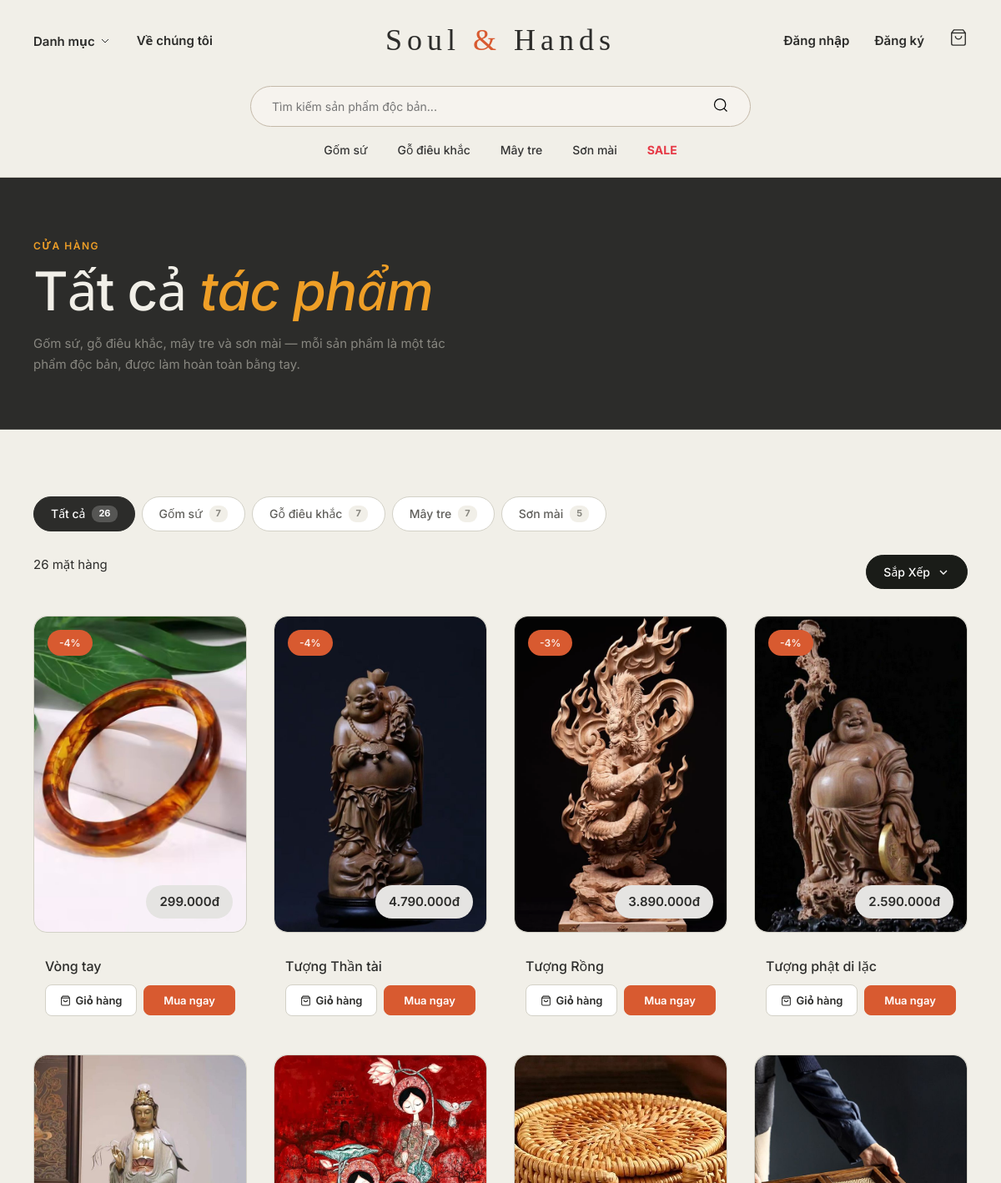
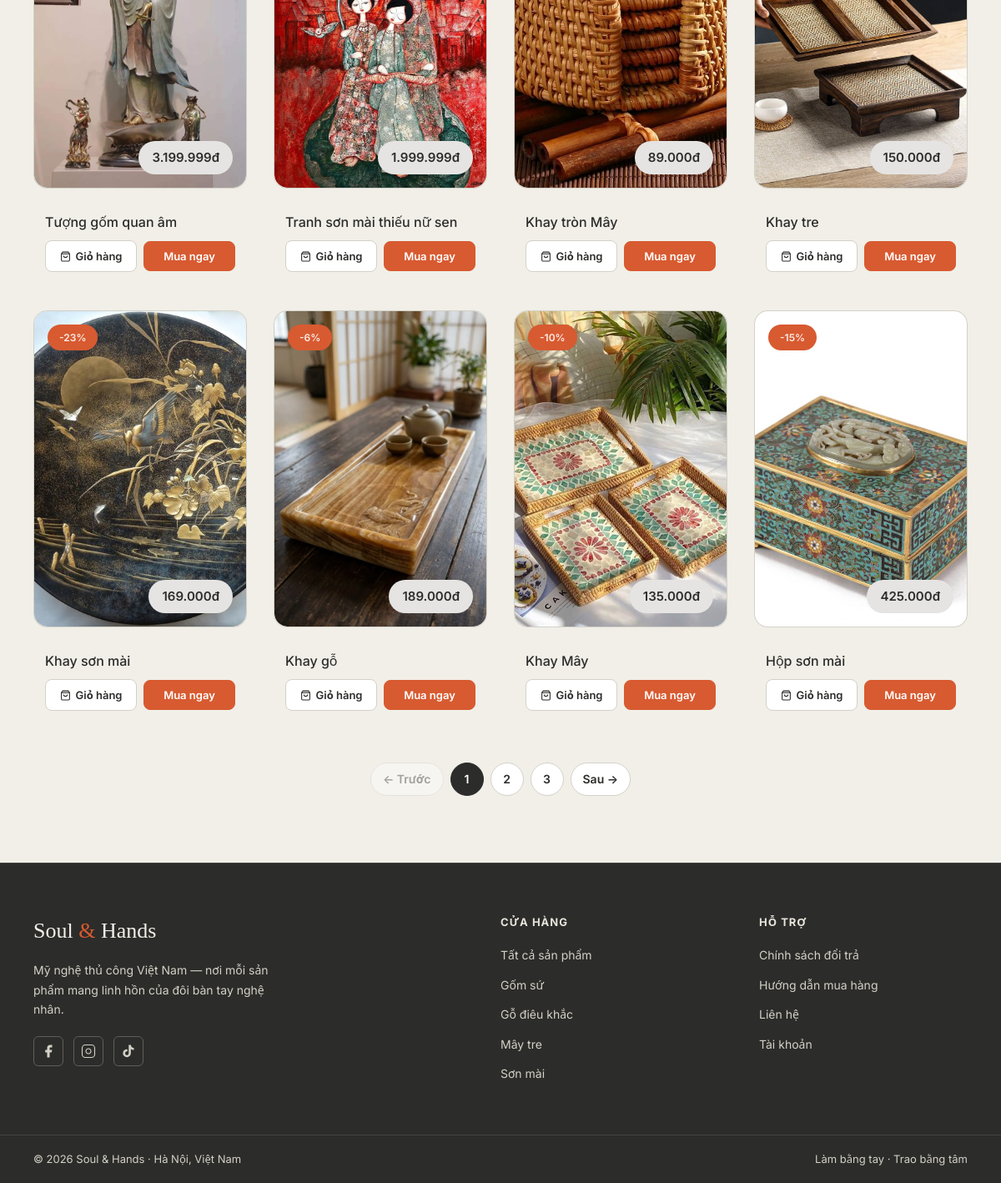
The page /shop.php on the database its author committed (2 pictures, top to bottom).
### tables this page shows
CREATE TABLE `categories` (
  `id` int(10) UNSIGNED NOT NULL,
  `name` varchar(100) NOT NULL,
  `slug` varchar(100) NOT NULL
);

CREATE TABLE `products` (
  `id` int(10) UNSIGNED NOT NULL,
  `name` varchar(200) NOT NULL,
  `category_id` int(10) UNSIGNED NOT NULL,
  `price` decimal(12,0) NOT NULL DEFAULT 0,
  `old_price` decimal(12,0) DEFAULT NULL,
  `badge` varchar(30) DEFAULT NULL,
  `image_url` varchar(500) DEFAULT NULL,
  `description` text DEFAULT NULL,
  `style` varchar(50) DEFAULT NULL,
  `color` varchar(50) DEFAULT NULL,
  `sub_type` varchar(50) DEFAULT NULL,
  `image_class` varchar(30) DEFAULT NULL,
  `created_at` timestamp NOT NULL DEFAULT current_timestamp()
);

### includes/product-card.php (the view, shortened to what this page needs)
<?php
if (!function_exists('render_product_card')) {
    function render_product_card(array $p, array $opts = []) {
        $id       = (int)$p['id'];
        $name     = (string)$p['name'];
        $image    = (string)($p['image_url'] ?? '');
        $badge    = (string)($p['badge'] ?? '');
        $is_sale  = !empty($opts['sale']);
        $name_html = $opts['name_html'] ?? htmlspecialchars($name);
        $data_attrs = 'data-id="' . $id . '"'
            . ' data-name="' . htmlspecialchars($name, ENT_QUOTES) . '"'
            . ' data-price="' . (int)$p['price'] . '"'
            . ' data-image="' . htmlspecialchars($image, ENT_QUOTES) . '"';
        ?>
        <div class="product-card">
            <div class="product-img" onclick="location.href='product.php?id=<?= $id ?>'">
                <?php if ($image !== ''): ?>
                    <img src="<?= htmlspecialchars($image) ?>" alt="<?= htmlspecialchars($name) ?>" class="real-product-img">
                <?php else: ?>
                    <div class="fallback-img <?= htmlspecialchars((string)($p['image_class'] ?? '')) ?>"></div>
                <?php endif; ?>
                <?php if ($badge !== ''): ?>
                    <div class="product-badge <?= $is_sale ? 'sale-badge' : ($badge === 'Mới' ? 'new-badge' : '') ?>">
                        <?= htmlspecialchars($badge) ?>
                    </div>
                <?php endif; ?>
                <div class="price-floating-badge"><?= number_format($p['price'], 0, ',', '.') ?>đ</div>
            </div>
            <div class="product-body">
                <h3 class="product-name" onclick="location.href='product.php?id=<?= $id ?>'"><?= $name_html ?></h3>
                <div class="product-actions">
                    <button class="btn-add-cart" <?= $data_attrs ?>>
                        <svg width="13" height="13" viewBox="0 0 24 24" fill="none" stroke="currentColor" stroke-width="2"><path d="M6 2 3 6v14a2 2 0 0 0 2 2h14a2 2 0 0 0 2-2V6l-3-4z"/><line x1="3" y1="6" x2="21" y2="6"/><path d="M16 10a4 4 0 0 1-8 0"/></svg>
                        Giỏ hàng
                    </button>
                    <button class="btn-buy-now" <?= $data_attrs ?>>Mua ngay</button>
                </div>
            </div>
        </div>
        <?php
    }
}

### shop.php (shortened to what this page needs)
<?php
require_once 'config/database.php';
require_once 'includes/product-card.php';
$per_page = 12;
$categories = $conn->query("SELECT id, name, slug FROM categories ORDER BY id ASC")
                   ->fetch_all(MYSQLI_ASSOC);
$cat_counts = [];
$total_all  = 0;
$res = $conn->query("SELECT category_id, COUNT(*) AS cnt FROM products GROUP BY category_id");
while ($r = $res->fetch_assoc()) {
    $cat_counts[(int)$r['category_id']] = (int)$r['cnt'];
    $total_all += (int)$r['cnt'];
}
$cat_slug   = $_GET['cat'] ?? '';
$active_cat = null;
if (!$active_cat) $cat_slug = '';
$sort_map = [
    'popular'    => 'p.id DESC',
    'price_asc'  => 'p.price ASC',
    'price_desc' => 'p.price DESC',
    'newest'     => 'p.created_at DESC',
];
$sort_labels = [
    'popular'    => 'Sắp Xếp',
    'price_asc'  => 'Giá: Từ Thấp Đến Cao',
    'price_desc' => 'Giá: Từ Cao Đến Thấp',
    'newest'     => 'Hàng Mới Về',
];
$sort = $_GET['sort'] ?? 'popular';
$order_by      = $sort_map[$sort];
$current_label = $sort_labels[$sort];
$page = max(1, (int)($_GET['page'] ?? 1));
$total_items = $active_cat ? ($cat_counts[(int)$active_cat['id']] ?? 0) : $total_all;
$total_pages = max(1, (int)ceil($total_items / $per_page));
$offset = ($page - 1) * $per_page;
if ($active_cat) {
    $stmt = $conn->prepare("
        SELECT p.*, c.name AS category_name
        FROM products p
        JOIN categories c ON p.category_id = c.id
        WHERE p.category_id = ?
        ORDER BY $order_by
        LIMIT $per_page OFFSET $offset
    ");
    $stmt->bind_param('i', $active_cat['id']);
} else {
    $stmt = $conn->prepare("
        SELECT p.*, c.name AS category_name
        FROM products p
        JOIN categories c ON p.category_id = c.id
        ORDER BY $order_by
        LIMIT $per_page OFFSET $offset
    ");
}
$stmt->execute();
$products = $stmt->get_result()->fetch_all(MYSQLI_ASSOC);
function shop_url($cat = '', $sort = 'popular', $page = 1) {
    $p = [];
    if ($cat !== '')         $p['cat']  = $cat;
    if ($sort !== 'popular') $p['sort'] = $sort;
    if ($page > 1)           $p['page'] = $page;
    return 'shop.php' . ($p ? '?' . http_build_query($p) : '');
}
include 'includes/header.php';
?>
<main class="category-page">
    <section class="shop-hero">
        <div class="shop-hero-inner">
            <div class="section-eyebrow light">Cửa hàng</div>
            <h1 class="shop-hero-title"><?= $active_cat ? htmlspecialchars($active_cat['name']) : 'Tất cả <em>tác phẩm</em>' ?></h1>
            <p class="shop-hero-sub">
                Gốm sứ, gỗ điêu khắc, mây tre và sơn mài — mỗi sản phẩm là một tác phẩm độc bản, được làm hoàn toàn bằng tay.
            </p>
        </div>
    </section>
    <section class="products-section shop-grid-wrap">
        <div class="shop-cats">
            <a href="<?= htmlspecialchars(shop_url('', $sort)) ?>" class="shop-cat <?= $cat_slug === '' ? 'active' : '' ?>">
                Tất cả <span class="shop-cat-count"><?= $total_all ?></span>
            </a>
            <?php foreach ($categories as $c): ?>
            <a href="<?= htmlspecialchars(shop_url($c['slug'], $sort)) ?>" class="shop-cat <?= $cat_slug === $c['slug'] ? 'active' : '' ?>">
                <?= htmlspecialchars($c['name']) ?>
                <span class="shop-cat-count"><?= $cat_counts[(int)$c['id']] ?? 0 ?></span>
            </a>
            <?php endforeach; ?>
        </div>
        <div class="products-toolbar">
            <div class="toolbar-left">
                <span class="item-count"><?= $total_items ?> mặt hàng</span>
            </div>
            <div class="toolbar-right">
                <div class="sort-dropdown-wrapper">
                    <button class="toolbar-btn btn-sort" id="sort-btn">
                        <?= htmlspecialchars($current_label) ?>
                        <svg width="16" height="16" viewBox="0 0 24 24" fill="none" stroke="currentColor" stroke-width="2"><path d="m6 9 6 6 6-6"/></svg>
                    </button>
                </div>
            </div>
        </div>
        <div class="products-grid">
            <?php if (!empty($products)): ?>
                <?php foreach ($products as $row) render_product_card($row); ?>
            <?php endif; ?>
        </div>
        <?php if ($total_pages > 1): ?>
        <nav class="shop-pagination" aria-label="Phân trang">
            <a href="<?= htmlspecialchars(shop_url($cat_slug, $sort, $page - 1)) ?>"
               class="shop-page-link <?= $page <= 1 ? 'disabled' : '' ?>">← Trước</a>
            <?php for ($i = 1; $i <= $total_pages; $i++): ?>
            <a href="<?= htmlspecialchars(shop_url($cat_slug, $sort, $i)) ?>"
               class="shop-page-link <?= $i === $page ? 'active' : '' ?>"><?= $i ?></a>
            <?php endfor; ?>
            <a href="<?= htmlspecialchars(shop_url($cat_slug, $sort, $page + 1)) ?>"
               class="shop-page-link <?= $page >= $total_pages ? 'disabled' : '' ?>">Sau →</a>
        </nav>
        <?php endif; ?>
    </section>
</main>
<?php include 'includes/footer.php'; ?>

### assets/css/style.css (style rules this page uses)
:root { --ink: #2C2C2A; --ink2: #5F5E5A; --ink3: #888780; --cream: #F1EFE8; --cream2: #D3D1C7; --cream3: #E8E5DC; --rust: #D85A30; --rust-dark: #993C1D; --amber: #EF9F27; --page: #F1EFE8; --font-display: 'Inter', system-ui, -apple-system, 'Segoe UI', Roboto, sans-serif; --font-menu: 'Inter', system-ui, -apple-system, 'Segoe UI', Roboto, sans-serif; --font-body: 'Inter', system-ui, -apple-system, 'Segoe UI', Roboto, sans-serif; --font-mono: 'Inter', system-ui, -apple-system, 'Segoe UI', Roboto, sans-serif; --font-brand: 'Cormorant Garamond', Georgia, 'Times New Roman', serif; --max-w: 1200px; }
*, *::before, *::after { box-sizing: border-box; margin: 0; padding: 0; }
body { font-family: var(--font-body); background: var(--page); color: var(--ink); line-height: 1.6; overflow-x: hidden; min-width: 1024px; -webkit-font-smoothing: antialiased; }
a { text-decoration: none; color: inherit; }
button { font-family: var(--font-body); cursor: pointer; }
.section-eyebrow { font-family: var(--font-body); font-size: 12px; font-weight: 600; letter-spacing: 1.5px; color: var(--rust); text-transform: uppercase; margin-bottom: 10px; }
.section-eyebrow.light { color: var(--amber); }
.products-section { max-width: 1440px; margin: 0 auto; padding: 80px 40px; }
.products-grid { display: grid; grid-template-columns: repeat(4, 1fr); gap: 32px; }
.product-card { background: transparent; border: none; cursor: default; position: relative; }
.product-card .product-img { cursor: pointer; }
.product-img { height: 380px; display: flex; align-items: center; justify-content: center; font-size: 80px; position: relative; transition: 0.3s ease; border: 1px solid var(--cream2); border-radius: 16px; margin-bottom: 16px; overflow: hidden; }
.real-product-img { width: 100%; height: 100%; object-fit: cover; border-radius: 16px; display: block; }
.product-badge { position: absolute; top: 16px; left: 16px; background: var(--rust); color: #FAECE7; font-size: 12px; font-weight: 600; padding: 6px 14px; border-radius: 20px; font-family: var(--font-menu); }
.price-floating-badge { position: absolute; bottom: 16px; right: 16px; background: #E5E4E2; color: var(--ink); font-family: var(--font-menu); font-size: 15px; font-weight: 600; padding: 8px 16px; border-radius: 30px; }
.product-name { font-family: var(--font-menu); font-size: 16px; font-weight: 500; color: var(--ink); line-height: 1.5; cursor: pointer; transition: color 0.2s; }
.product-body { padding: 12px 14px 14px; display: flex; flex-direction: column; gap: 10px; }
.product-actions { display: flex; gap: 8px; align-items: center; }
.btn-add-cart { flex: 1; display: flex; align-items: center; justify-content: center; gap: 6px; padding: 9px 12px; background: #fff; border: 1.5px solid var(--cream2); border-radius: 8px; font-family: var(--font-menu); font-size: 13px; font-weight: 600; color: var(--ink); cursor: pointer; transition: all 0.2s; white-space: nowrap; }
.btn-buy-now { flex: 1; display: flex; align-items: center; justify-content: center; gap: 6px; padding: 9px 12px; background: var(--rust); border: 1.5px solid var(--rust); border-radius: 8px; font-family: var(--font-menu); font-size: 13px; font-weight: 600; color: #fff; cursor: pointer; transition: all 0.2s; white-space: nowrap; text-decoration: none; }
.products-section, .srp-page { transition: opacity 0.15s ease; }

### assets/css/category.css (style rules this page uses)
.category-page { min-height: 80vh; }
.products-toolbar { display: flex; justify-content: space-between; align-items: flex-start; margin-bottom: 32px; font-family: var(--font-menu); flex-wrap: wrap; gap: 12px; }
.toolbar-left, .toolbar-right { display: flex; align-items: center; gap: 12px; flex-wrap: wrap; }
.toolbar-btn { display: flex; align-items: center; gap: 8px; padding: 10px 20px; border-radius: 50px; font-family: var(--font-menu); font-size: 14px; font-weight: 500; cursor: pointer; transition: all 0.2s; white-space: nowrap; }
.item-count { font-size: 15px; color: var(--ink); font-weight: 400; }
.sort-dropdown-wrapper { position: relative; }
.btn-sort { background: #1A1C18; border: 1px solid #1A1C18; color: #ffffff; }

### rows shown on the page
categories: name "Gốm sứ", id "7"
categories: name "Gỗ điêu khắc", id "7"
categories: name "Mây tre", id "7"
categories: name "Sơn mài", id "5"
products: image_url (picture), badge "-4%", price "299.000", name "Vòng tay"
products: image_url (picture), badge "-4%", price "4.790.000", name "Tượng Thần tài"
products: image_url (picture), badge "-3%", price "3.890.000", name "Tượng Rồng"
products: image_url (picture), badge "-4%", price "2.590.000", name "Tượng phật di lặc"
products: image_url (picture), price "3.199.999", name "Tượng gốm quan âm"
products: image_url (picture), price "1.999.999", name "Tranh sơn mài thiếu nữ sen"
products: image_url (picture), price "89.000", name "Khay tròn Mây"
products: image_url (picture), price "150.000", name "Khay tre"
products: image_url (picture), badge "-23%", price "169.000", name "Khay sơn mài"
products: image_url (picture), badge "-6%", price "189.000", name "Khay gỗ"
products: image_url (picture), badge "-10%", price "135.000", name "Khay Mây"
products: image_url (picture), badge "-15%", price "425.000", name "Hộp sơn mài"

### other values the page prints
$total_all "26"
$total_items "26"
$current_label "Sắp Xếp"
